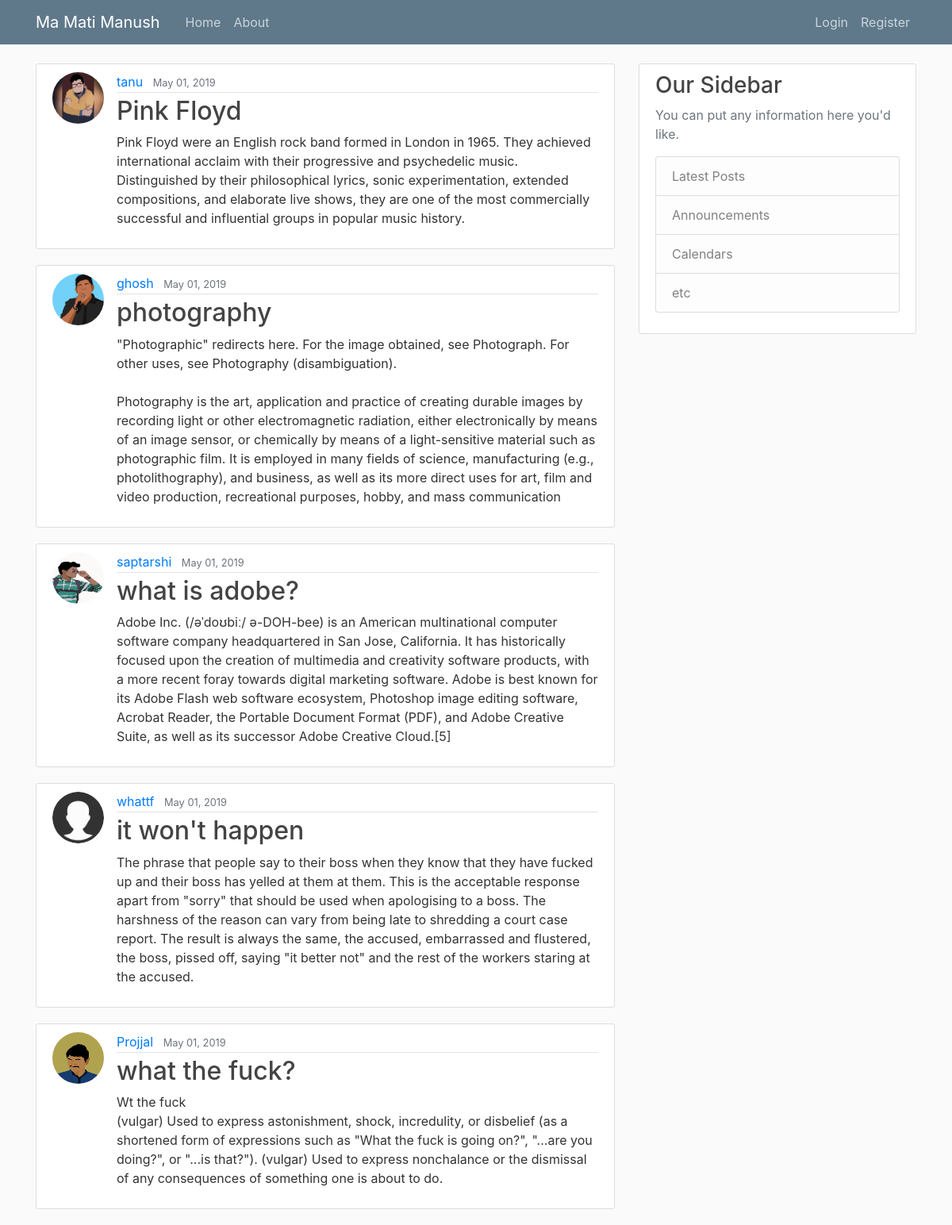
The page / on the database its author committed.
### blog/models.py (models this page shows, shortened)
class Post(models.Model):
    title = models.CharField(max_length=100)
    content = models.TextField()
    date_posted = models.DateTimeField(default=timezone.now)
    author = models.ForeignKey(User, on_delete=models.CASCADE)

### users/models.py (models this page shows, shortened)
class Profile(models.Model) :
    user = models.OneToOneField(User, on_delete=models.CASCADE)
    image = models.ImageField(default='default.png', upload_to='profile_pics')

### blog/views.py (the view)
# urls.py: path('', PostListView.as_view(), name="blog-home"),
class PostListView(ListView):
    model = Post
    template_name = 'blog/home.html' #by default it looks for <app>/<model>_<view>.html
    context_object_name = 'posts'  # by default it is object
    ordering = ['-date_posted']
    paginate_by = 5

### blog/templates/blog/home.html
{% extends "blog/base.html" %}
{% block content %}
    {% for post in posts %}
        <article class="media content-section">
            <img class="rounded-circle article-img" src = "{{ post.author.profile.image.url }}">
            <div class="media-body">
                <div class="article-metadata">
                <a class="mr-2" href="#">{{ post.author }}</a>
                <small class="text-muted">{{ post.date_posted|date:"F d, Y" }}</small>
                </div>
                <h2><a class="article-title" href="{% url 'post-detail' post.id %}">{{ post.title }}</a></h2>
                <p class="article-content">{{ post.content }}</p>
            </div>
        </article>
    {% endfor %}
{% endblock content  %}

### blog/static/blog/main.css (style rules this page uses)
body { background: #fafafa; color: #333333; margin-top: 5rem; }
h1, h2, h3, h4, h5, h6 { color: #444444; }
.content-section { background: #ffffff; padding: 10px 20px; border: 1px solid #dddddd; border-radius: 3px; margin-bottom: 20px; }
.article-title { color: #444444; }
.article-content { white-space: pre-line; }
.article-img { height: 65px; width: 65px; margin-right: 16px; }
.article-metadata { padding-bottom: 1px; margin-bottom: 4px; border-bottom: 1px solid #e3e3e3 }

### rows shown on the page
Post: author.profile.image (picture), author "tanu", date_posted "May 01, 2019", title "Pink Floyd", content "Pink Floyd were an English rock band formed in London in 1965. They achieved international acclaim with their progressive and psychedelic music. Distinguished by their philosophical lyrics, sonic experimentation, extended compositions, and elaborate live shows, they are one of the most commercially successful and influential groups in popular music history."
Post: author.profile.image (picture), author "ghosh", date_posted "May 01, 2019", title "photography", content "\"Photographic\" redirects here. For the image obtained, see Photograph. For other uses, see Photography (disambiguation). Photography is the art, application and practice of creating durable images by recording light or other electromagnetic radiation, either electronically by means of an image sensor, or chemically by means of a light-sensitive material such as photographic film. It is employed in many fields of science, manufacturing (e.g., photolithography), and business, as well as its more direct uses for art, film and video production, recreational purposes, hobby, and mass communication"
Post: author.profile.image (picture), author "saptarshi", date_posted "May 01, 2019", title "what is adobe?", content "Adobe Inc. (/əˈdoʊbiː/ ə-DOH-bee) is an American multinational computer software company headquartered in San Jose, California. It has historically focused upon the creation of multimedia and creativity software products, with a more recent foray towards digital marketing software. Adobe is best known for its Adobe Flash web software ecosystem, Photoshop image editing software, Acrobat Reader, the Portable Document Format (PDF), and Adobe Creative Suite, as well as its successor Adobe Creative Cloud.[5]"
Post: author.profile.image (placeholder picture), author "whattf", date_posted "May 01, 2019", title "it won't happen", content "The phrase that people say to their boss when they know that they have fucked up and their boss has yelled at them at them. This is the acceptable response apart from \"sorry\" that should be used when apologising to a boss. The harshness of the reason can vary from being late to shredding a court case report. The result is always the same, the accused, embarrassed and flustered, the boss, pissed off, saying \"it better not\" and the rest of the workers staring at the accused."
Post: author.profile.image (picture), author "Projjal", date_posted "May 01, 2019", title "what the fuck?", content "Wt the fuck (vulgar) Used to express astonishment, shock, incredulity, or disbelief (as a shortened form of expressions such as \"What the fuck is going on?\", \"...are you doing?\", or \"...is that?\"). (vulgar) Used to express nonchalance or the dismissal of any consequences of something one is about to do."
